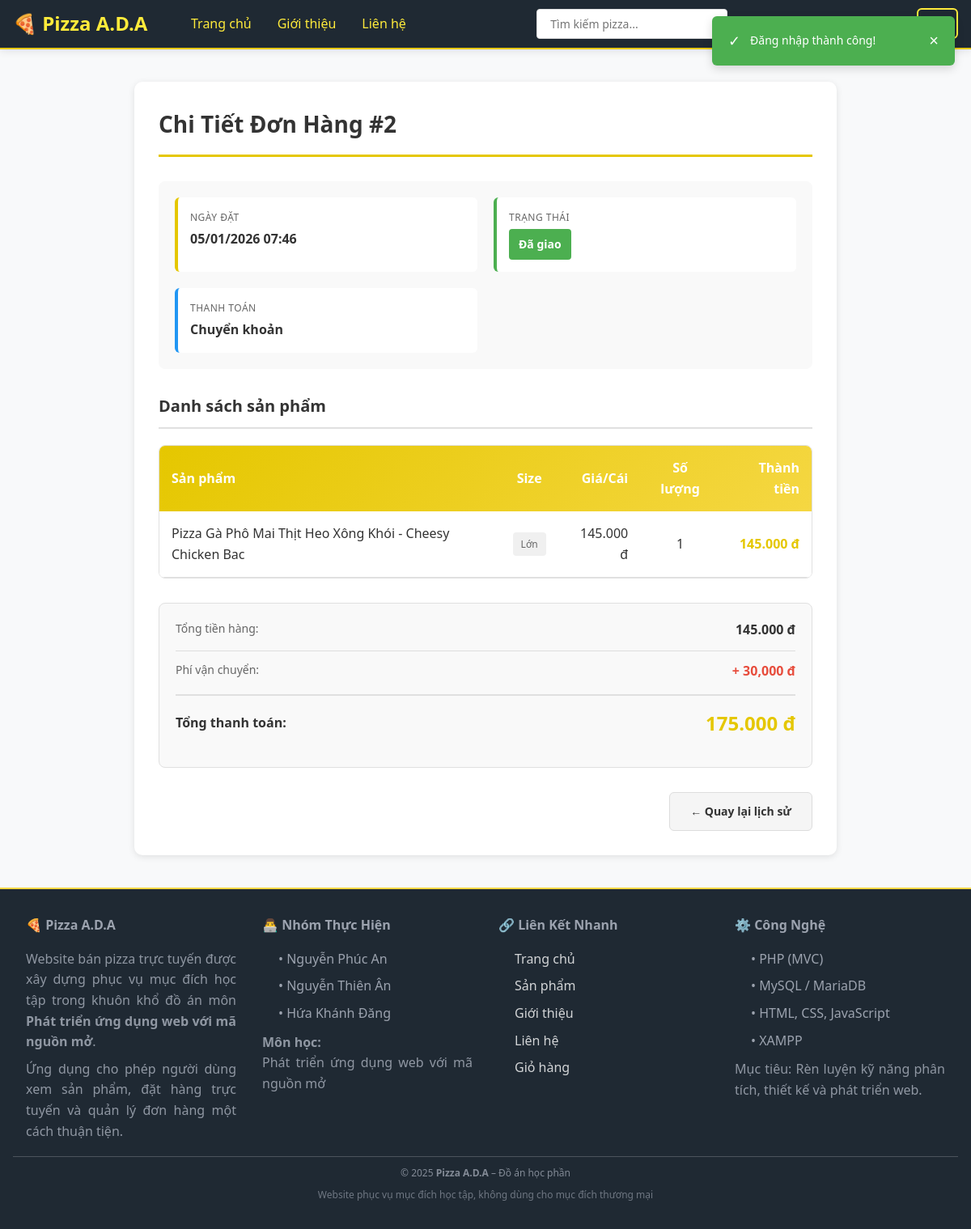
/public/index.php?action=order&method=detail&id=2 (signed in), run on the app's committed database.
### tables this page shows
CREATE TABLE `orders` (
  `order_id` int(11) NOT NULL,
  `tong_tien` decimal(10,2) NOT NULL,
  `phuong_thuc_thanh_toan` varchar(255) NOT NULL,
  `trang_thai` varchar(50) NOT NULL DEFAULT 'Chờ xác nhận',
  `ngay_tao_order` timestamp NOT NULL DEFAULT current_timestamp() ON UPDATE current_timestamp(),
  `nguoi_mua_id` int(11) NOT NULL,
  `nguoi_nhan` varchar(255) NOT NULL,
  `sdt_nguoi_nhan` varchar(10) NOT NULL,
  `dia-chi_nhan` text NOT NULL
);

CREATE TABLE `order_items` (
  `order_item_id` int(11) NOT NULL,
  `so_luong_mua` int(11) NOT NULL,
  `gia_order_items` decimal(10,2) NOT NULL,
  `size` enum('Nhỏ','Vừa','Lớn') NOT NULL,
  `ngay_dat` timestamp NOT NULL DEFAULT current_timestamp() ON UPDATE current_timestamp(),
  `fk_order_id` int(11) NOT NULL,
  `fk_product_id` int(11) NOT NULL
);

CREATE TABLE `products` (
  `product_id` int(11) NOT NULL,
  `ten_product` varchar(255) NOT NULL,
  `mo_ta_product` text NOT NULL,
  `gia_product` decimal(10,2) NOT NULL,
  `ngay_tao_product` timestamp NOT NULL DEFAULT current_timestamp() ON UPDATE current_timestamp(),
  `ngay_cap_nhap_product` timestamp NULL DEFAULT NULL,
  `danh_muc_product` int(11) NOT NULL,
  `sub_category_id` int(11) DEFAULT NULL,
  `hinh_anh_product` varchar(255) NOT NULL
);

### app/Controllers/Controller.php (called while the page is built, shortened)
<?php
class Controller
{
    protected function render($view, $data = [])
    {
        extract($data);
        $viewPath = APP_PATH . 'Views/' . $view . '.php';
        include $viewPath;
    }
}
?>

### app/Controllers/OrderController.php (called while the page is built, shortened)
<?php
require_once APP_PATH . 'Controllers/Controller.php';
require_once APP_PATH . 'Models/Order.php';
require_once APP_PATH . 'Models/OrderItem.php';
class OrderController extends Controller
{
    private $orderModel;
    private $orderItemModel;
    public function __construct()
    {
        $this->orderModel = new Order();
        $this->orderItemModel = new OrderItem();
    }
    public function detail()
    {
        $orderId = $_GET['id'] ?? null;
        $order = $this->orderModel->read($orderId);
        $items = $this->orderItemModel->getByOrderId($orderId);
        $data = [
            'order' => $order,
            'items' => $items
        ];
        $this->render('order/detail', $data);
    }
}
?>

### config/Database.php (called while the page is built)
<?php
class Database
{
    private static $connection = null;
    public static function connect()
    {
        if (self::$connection === null) {
            try {
                $config = [
                    'host' => 'localhost:3307',
                    'dbname' => 'web_ban_pizza',
                    'user' => 'root',
                    'password' => ''
                ];
                $dsn = "mysql:host=" . $config['host'] . ";dbname=" . $config['dbname'] . ";charset=utf8mb4";
                self::$connection = new PDO(
                    $dsn,
                    $config['user'],
                    $config['password'],
                    [
                        PDO::ATTR_ERRMODE => PDO::ERRMODE_EXCEPTION,
                        PDO::ATTR_DEFAULT_FETCH_MODE => PDO::FETCH_ASSOC,
                        PDO::ATTR_EMULATE_PREPARES => false
                    ]
                );
            } catch (PDOException $e) {
                die("Connection Error: " . $e->getMessage());
            }
        }
        return self::$connection;
    }
}
?>

### app/Models/Order.php (called while the page is built, shortened)
<?php
require_once APP_PATH . 'Models/Model.php';
class Order extends Model
{
    protected function getPrimaryKey()
    {
        return 'order_id';
    }
}
?>

### app/Models/Model.php (called while the page is built, shortened)
<?php
require_once ROOT_PATH . 'config/Database.php';
abstract class Model
{
    protected $db;
    protected $table;
    public function __construct()
    {
        $this->db = Database::connect();
    }
    public function read($id)
    {
        $pk = $this->getPrimaryKey();
        $sql = "SELECT * FROM {$this->table} WHERE {$pk} = ?";
        $stmt = $this->db->prepare($sql);
        $stmt->execute([$id]);
        return $stmt->fetch();
    }
    public function query($sql, $params = [])
    {
        $stmt = $this->db->prepare($sql);
        $stmt->execute($params);
        return $stmt;
    }
}
?>

### app/Models/OrderItem.php (called while the page is built, shortened)
<?php
require_once APP_PATH . 'Models/Model.php';
class OrderItem extends Model
{
    protected $table = 'order_items';
    public function getByOrderId($orderId)
    {
        $sql = "SELECT oi.*, p.ten_product, p.hinh_anh_product
                FROM {$this->table} oi
                JOIN products p ON oi.fk_product_id = p.product_id
                WHERE oi.fk_order_id = ?";
        $stmt = $this->query($sql, [$orderId]);
        return $stmt->fetchAll();
    }
}
?>

### app/Views/order/detail.php (the view, shortened to what this page needs)
<?php include APP_PATH . 'Views/layout/header.php'; ?>
<div class="container" style="max-width: 900px; margin: 40px auto;">
    <div class="order-detail-section" style="background: white; padding: 30px; border-radius: 10px; box-shadow: 0 2px 8px rgba(0,0,0,0.1);">
        <h2 style="margin: 0 0 30px 0; font-size: 28px; color: #333; border-bottom: 3px solid var(--primary-color); padding-bottom: 15px;">
            Chi Tiết Đơn Hàng #<?php echo $order['order_id']; ?>
        </h2>
        <div class="order-info" style="display: grid; grid-template-columns: repeat(auto-fit, minmax(250px, 1fr)); gap: 20px; margin-bottom: 30px; padding: 20px; background: #f9f9f9; border-radius: 8px;">
            <div style="padding: 15px; background: white; border-radius: 6px; border-left: 4px solid var(--primary-color);">
                <p style="margin: 0; font-size: 12px; color: #666; text-transform: uppercase; letter-spacing: 0.5px; margin-bottom: 5px;">Ngày đặt</p>
                <p style="margin: 0; font-size: 16px; font-weight: 600; color: #333;"><?php echo date('d/m/Y H:i', strtotime($order['ngay_tao_order'])); ?></p>
            </div>
            <div style="padding: 15px; background: white; border-radius: 6px; border-left: 4px solid #4CAF50;">
                <p style="margin: 0; font-size: 12px; color: #666; text-transform: uppercase; letter-spacing: 0.5px; margin-bottom: 5px;">Trạng thái</p>
                <span class="status" style="display: inline-block; padding: 8px 12px; background: #4CAF50; color: white; border-radius: 4px; font-weight: 600; font-size: 14px;">
                    <?php echo htmlspecialchars($order['trang_thai']); ?>
                </span>
            </div>
            <div style="padding: 15px; background: white; border-radius: 6px; border-left: 4px solid #2196F3;">
                <p style="margin: 0; font-size: 12px; color: #666; text-transform: uppercase; letter-spacing: 0.5px; margin-bottom: 5px;">Thanh toán</p>
                <p style="margin: 0; font-size: 16px; font-weight: 600; color: #333;"><?php echo htmlspecialchars($order['phuong_thuc_thanh_toan']); ?></p>
            </div>
        </div>
        <h3 style="margin: 30px 0 20px 0; font-size: 20px; color: #333; border-bottom: 2px solid #e0e0e0; padding-bottom: 10px;">
            Danh sách sản phẩm
        </h3>
        <div style="overflow-x: auto; border-radius: 8px; border: 1px solid #e0e0e0;">
            <table class="items-table" style="width: 100%; border-collapse: collapse; background: white;">
                <thead style="background: linear-gradient(135deg, var(--primary-color) 0%, var(--primary-light) 100%); color: white;">
                    <tr>
                        <th style="padding: 15px; text-align: left; font-weight: 600;">Sản phẩm</th>
                        <th style="padding: 15px; text-align: center; font-weight: 600;">Size</th>
                        <th style="padding: 15px; text-align: right; font-weight: 600;">Giá/Cái</th>
                        <th style="padding: 15px; text-align: center; font-weight: 600;">Số lượng</th>
                        <th style="padding: 15px; text-align: right; font-weight: 600;">Thành tiền</th>
                    </tr>
                </thead>
                <tbody>
                    <?php
                    $subtotalAmount = 0;
                    foreach ($items as $index => $item):
                        $itemTotal = $item['gia_order_items'] * $item['so_luong_mua'];
                        $subtotalAmount += $itemTotal;
                    ?>
                        <tr style="border-bottom: 1px solid #e0e0e0; background: <?php echo $index % 2 === 0 ? 'white' : '#f9f9f9'; ?>; transition: background 0.3s ease;">
                            <td style="padding: 15px; font-weight: 500; color: #333;"><?php echo htmlspecialchars($item['ten_product']); ?></td>
                            <td style="padding: 15px; text-align: center; color: #666;">
                                <span style="display: inline-block; padding: 5px 10px; background: #f0f0f0; border-radius: 4px; font-size: 12px;">
                                    <?php echo htmlspecialchars($item['size'] ?? 'Không'); ?>
                                </span>
                            </td>
                            <td style="padding: 15px; text-align: right; color: #333; font-weight: 500;"><?php echo number_format($item['gia_order_items'], 0, ',', '.'); ?> đ</td>
                            <td style="padding: 15px; text-align: center; color: #333; font-weight: 500;"><?php echo $item['so_luong_mua']; ?></td>
                            <td style="padding: 15px; text-align: right; color: var(--primary-color); font-weight: 600;">
                                <?php echo number_format($itemTotal, 0, ',', '.'); ?> đ
                            </td>
                        </tr>
                    <?php endforeach; ?>
                </tbody>
            </table>
        </div>
        <div class="order-summary" style="background: #f9f9f9; padding: 20px; border-radius: 8px; margin: 30px 0; border: 1px solid #e0e0e0;">
            <div style="display: flex; justify-content: flex-end; margin-bottom: 15px;">
                <div style="width: 100%;">
                    <div style="display: flex; justify-content: space-between; margin-bottom: 12px; padding-bottom: 12px; border-bottom: 1px solid #ddd;">
                        <span style="color: #666; font-size: 14px;">Tổng tiền hàng:</span>
                        <span style="font-weight: 600; color: #333;"><?php echo number_format($subtotalAmount, 0, ',', '.'); ?> đ</span>
                    </div>
                    <div style="display: flex; justify-content: space-between; margin-bottom: 15px; padding-bottom: 15px; border-bottom: 2px solid #e0e0e0;">
                        <span style="color: #666; font-size: 14px;">Phí vận chuyển:</span>
                        <span style="font-weight: 600; color: #e74c3c;">+ 30,000 đ</span>
                    </div>
                    <div style="display: flex; justify-content: space-between; align-items: center;">
                        <span style="font-size: 16px; font-weight: 700; color: #333;">Tổng thanh toán:</span>
                        <span style="font-size: 24px; font-weight: 700; color: var(--primary-color);"><?php echo number_format($order['tong_tien'], 0, ',', '.'); ?> đ</span>
                    </div>
                </div>
            </div>
        </div>
        <div style="display: flex; gap: 15px; justify-content: flex-end;">
            <a href="<?php echo SITE_URL; ?>index.php?action=order&method=history" class="btn btn-secondary" style="padding: 12px 25px; background: #f5f5f5; color: #333; text-decoration: none; border-radius: 6px; font-weight: 600; transition: all 0.3s ease; border: 1px solid #ddd; display: inline-flex; align-items: center; gap: 8px;">
                ← Quay lại lịch sử
            </a>
        </div>
    </div>
</div>
<?php include APP_PATH . 'Views/layout/footer.php'; ?>

### public/assets/css/base.css (style rules this page uses)
* { margin: 0; padding: 0; box-sizing: border-box; }
:root { --primary-color: #e5c700; --primary-dark: #d4b700; --primary-light: #f5d742; --accent-color: #ffeb3b; --accent-light: #ffeb99; --success-color: #27ae60; --error-color: #e74c3c; --warning-color: #f39c12; --info-color: #3498db; --bg-light: #f8f9fa; --bg-white: #ffffff; --text-dark: #000033; --text-gray: #666666; --text-light: #999999; --border-color: #e0e0e0; --spacing-xs: 4px; --spacing-sm: 8px; --spacing-md: 16px; --spacing-lg: 24px; --spacing-xl: 32px; }
body { font-family: 'Segoe UI', Tahoma, Geneva, Verdana, sans-serif; color: var(--text-gray); background-color: var(--bg-light); line-height: 1.6; }
a { color: var(--primary-color); text-decoration: none; transition: color 0.3s ease; }
.container { max-width: 1200px; margin: 0 auto; padding: 0 var(--spacing-md); }

### public/assets/css/components.css (style rules this page uses)
.btn { padding: var(--spacing-sm) var(--spacing-md); border: none; border-radius: 4px; cursor: pointer; font-size: 14px; font-weight: 500; transition: all 0.3s ease; display: inline-block; text-align: center; }
.btn-secondary { background-color: var(--accent-color); color: #000033; border: 2px solid transparent; font-weight: 600; }

### public/assets/css/pages-cart-checkout.css (style rules this page uses)
.order-summary { background: var(--bg-light); padding: var(--spacing-lg); border-radius: 8px; margin: var(--spacing-lg) 0; text-align: right; }

### data on the page
orders: order_id "2", ngay_tao_order "05/01/2026 07:46", trang_thai "Đã giao", phuong_thuc_thanh_toan "Chuyển khoản", tong_tien "175.000"
order_items: fk_product.ten_product "Pizza Gà Phô Mai Thịt Heo Xông Khói - Cheesy Chicken Bac", size "Lớn", gia_order_items "145.000", so_luong_mua "1", itemTotal "145.000"

### other printed values
$subtotalAmount "145.000"
